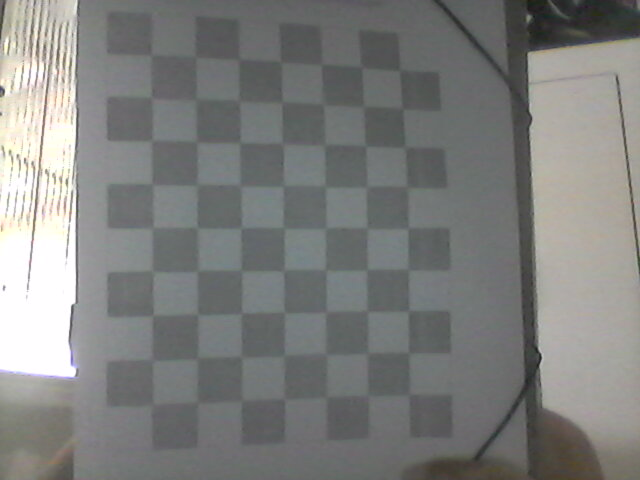
#> input picture opencv/Realidade-Aumentada-master/calibracao_gerson/1.jpg, 640 x 480 px; its folder holds 5 pictures in this run
$ python calibracao_gerson.py
#> lines starting #> are read from the running program, lines starting #| are printed output that depends on the picture; after the words box and inside, x2 and y2 are one past the last pixel; in counts of white or black regions, pixels touching at a corner belong together
import numpy as np
import cv2
import glob

# termination criteria
criteria = (cv2.TERM_CRITERIA_EPS + cv2.TERM_CRITERIA_MAX_ITER, 30, 0.001)

# prepare object points, like (0,0,0), (1,0,0), (2,0,0) ....,(6,5,0)
objp = np.zeros((7*7,3), np.float32)
objp[:,:2] = np.mgrid[0:7,0:7].T.reshape(-1,2)

# Arrays to store object points and image points from all the images.
objpoints = [] # 3d point in real world space
imgpoints = [] # 2d points in image plane.

images = glob.glob('calibracao_gerson/*.jpg')
count =0
for fname in images:
    count += 1
    img = cv2.imread(fname)
#> img is the input picture: shape (480, 640, 3); mean B, G, R 125.7, 127.5, 126.5
    gray = cv2.cvtColor(img,cv2.COLOR_BGR2GRAY)

    # Find the chess board corners
    ret, corners = cv2.findChessboardCorners(gray, (7,9),None)
#> ret = True; corners = 63 rows, first 8: [151.5, 55.5], [195.2, 55.34], [237.5, 60.65], [280.7, 61.89], [322, 64], [361, 67], [398.3, 71.47], [152, 98]
    print("aaa")
    # If found, add object points, image points (after refining them)
    if ret == True:
        print("aa")
        objpoints.append(objp)

        corners2 = cv2.cornerSubPix(gray,corners,(11,11),(-1,-1),criteria)
#> corners2 = 63 rows, first 8: [150.9, 55.16], [195.8, 56.77], [238.6, 59.18], [281.2, 61.84], [321.4, 64.5], [361.7, 67.05], [399.6, 70.17], [151.5, 97.26]
        imgpoints.append(corners2)

        # Draw and display the corners
        img = cv2.drawChessboardCorners(img, (7,9), corners2,ret)
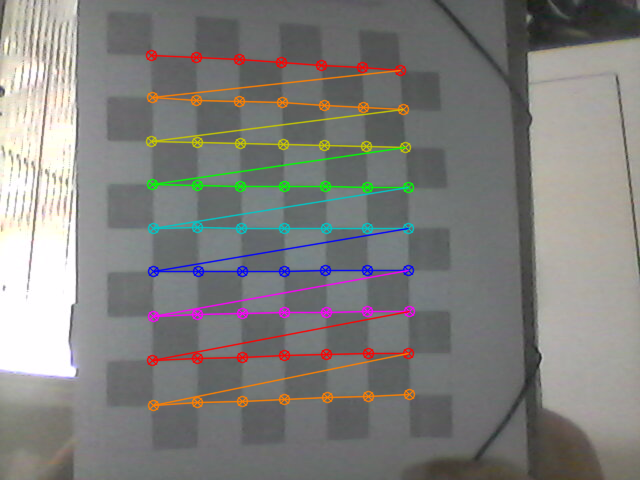
#> img: shape (480, 640, 3); 5.84% of pixels changed, all inside (x1, y1, x2, y2) = (145, 49, 416, 412)
        cv2.imshow('img',img)
        cv2.waitKey(50)
        cv2.imwrite('calibracao_gerson/result'+str(count)+'.png',img)
#> pass 2 of the loop `for fname in images:`:
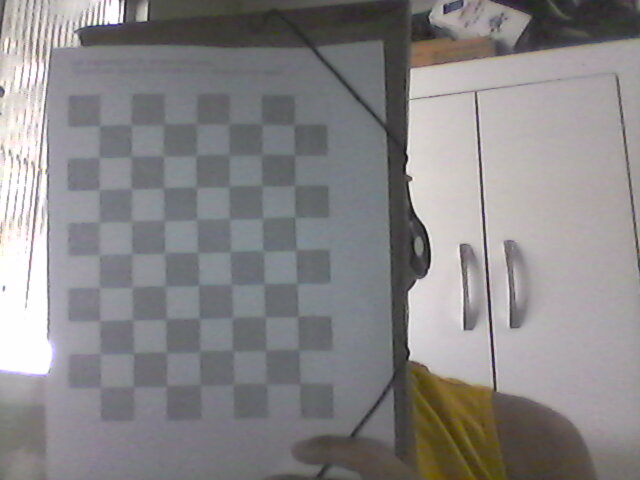
#> input picture opencv/Realidade-Aumentada-master/calibracao_gerson/2.jpg, 640 x 480 px
#> img is the input picture: shape (480, 640, 3); mean B, G, R 135.7, 134.5, 136.7
#> `gray = cv2.cvtColor(img,cv2.COLOR_BGR2GRAY)`:
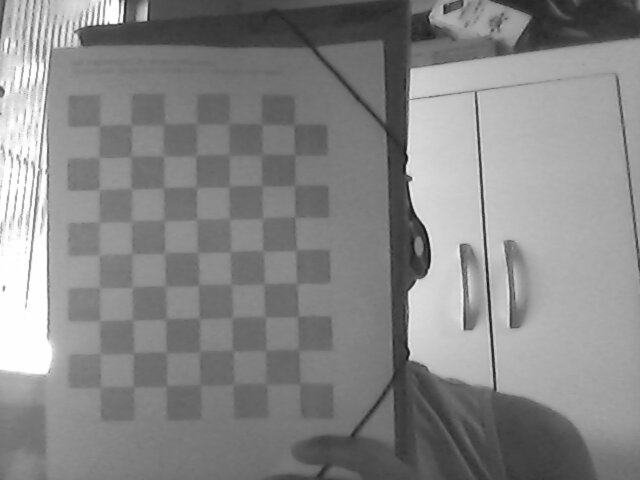
#> gray: shape (480, 640); min 12, max 255, mean 135.3
#> corners = 63 rows, first 8: [102, 129], [132.7, 124.6], [164, 124], [197, 123.5], [229, 123.5], [261, 124], [294.7, 124], [104, 155]
#> corners2 = 63 rows, first 8: [99.41, 125.8], [131.4, 125.1], [163.6, 124], [196.8, 123.7], [228.6, 124.1], [262.2, 124.2], [293.8, 124.8], [99.02, 157]
#> `img = cv2.drawChessboardCorners(img, (7,9), corners2,ret)`:
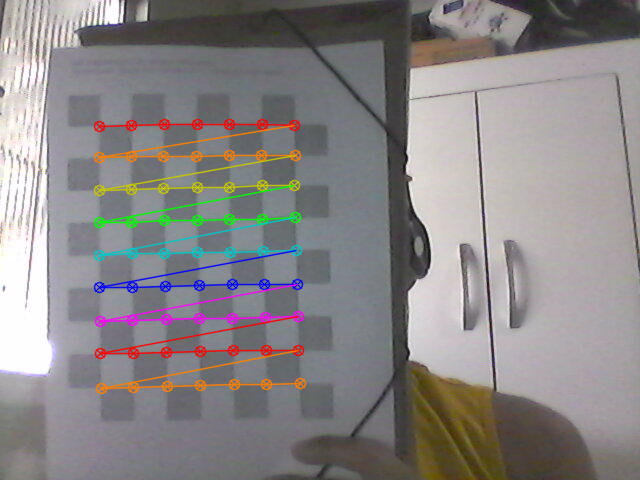
#> img: shape (480, 640, 3); 4.83% of pixels changed, all inside (x1, y1, x2, y2) = (93, 118, 307, 395)
#> pass 3 of the loop `for fname in images:`:
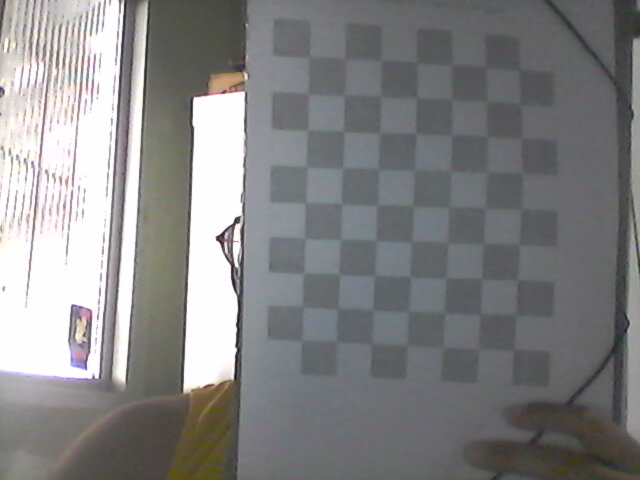
#> input picture opencv/Realidade-Aumentada-master/calibracao_gerson/3.jpg, 640 x 480 px
#> img is the input picture: shape (480, 640, 3); mean B, G, R 132, 131.5, 131.5
#> corners = 63 rows, first 8: [309, 57], [344.5, 58.5], [381, 61], [415.1, 61.7], [451, 65.5], [485, 66.5], [517.9, 70.2], [307.9, 95.05]
#> corners2 = 63 rows, first 8: [308.5, 57.16], [345.2, 58.52], [381.1, 61.22], [417, 62.35], [451.3, 65.27], [486.1, 66.73], [518.6, 68.74], [308.3, 93.9]
#> `img = cv2.drawChessboardCorners(img, (7,9), corners2,ret)`:
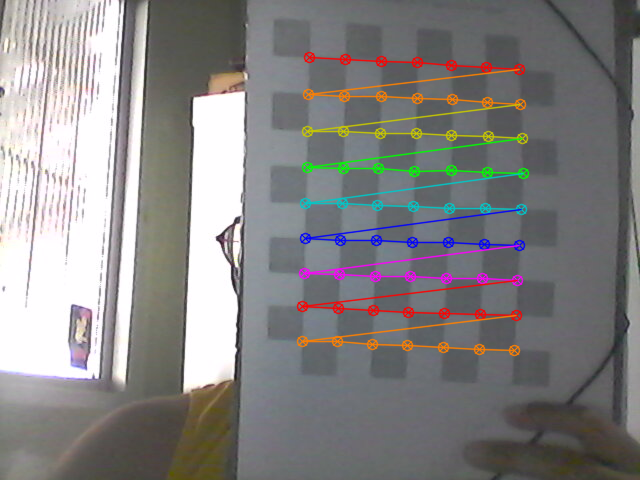
#> img: shape (480, 640, 3); 5.13% of pixels changed, all inside (x1, y1, x2, y2) = (296, 51, 530, 357)
#> the loop made 5 passes; the first 3 are shown


# calibração
#> (the run stopped early here; a loop or call above may not have finished)
